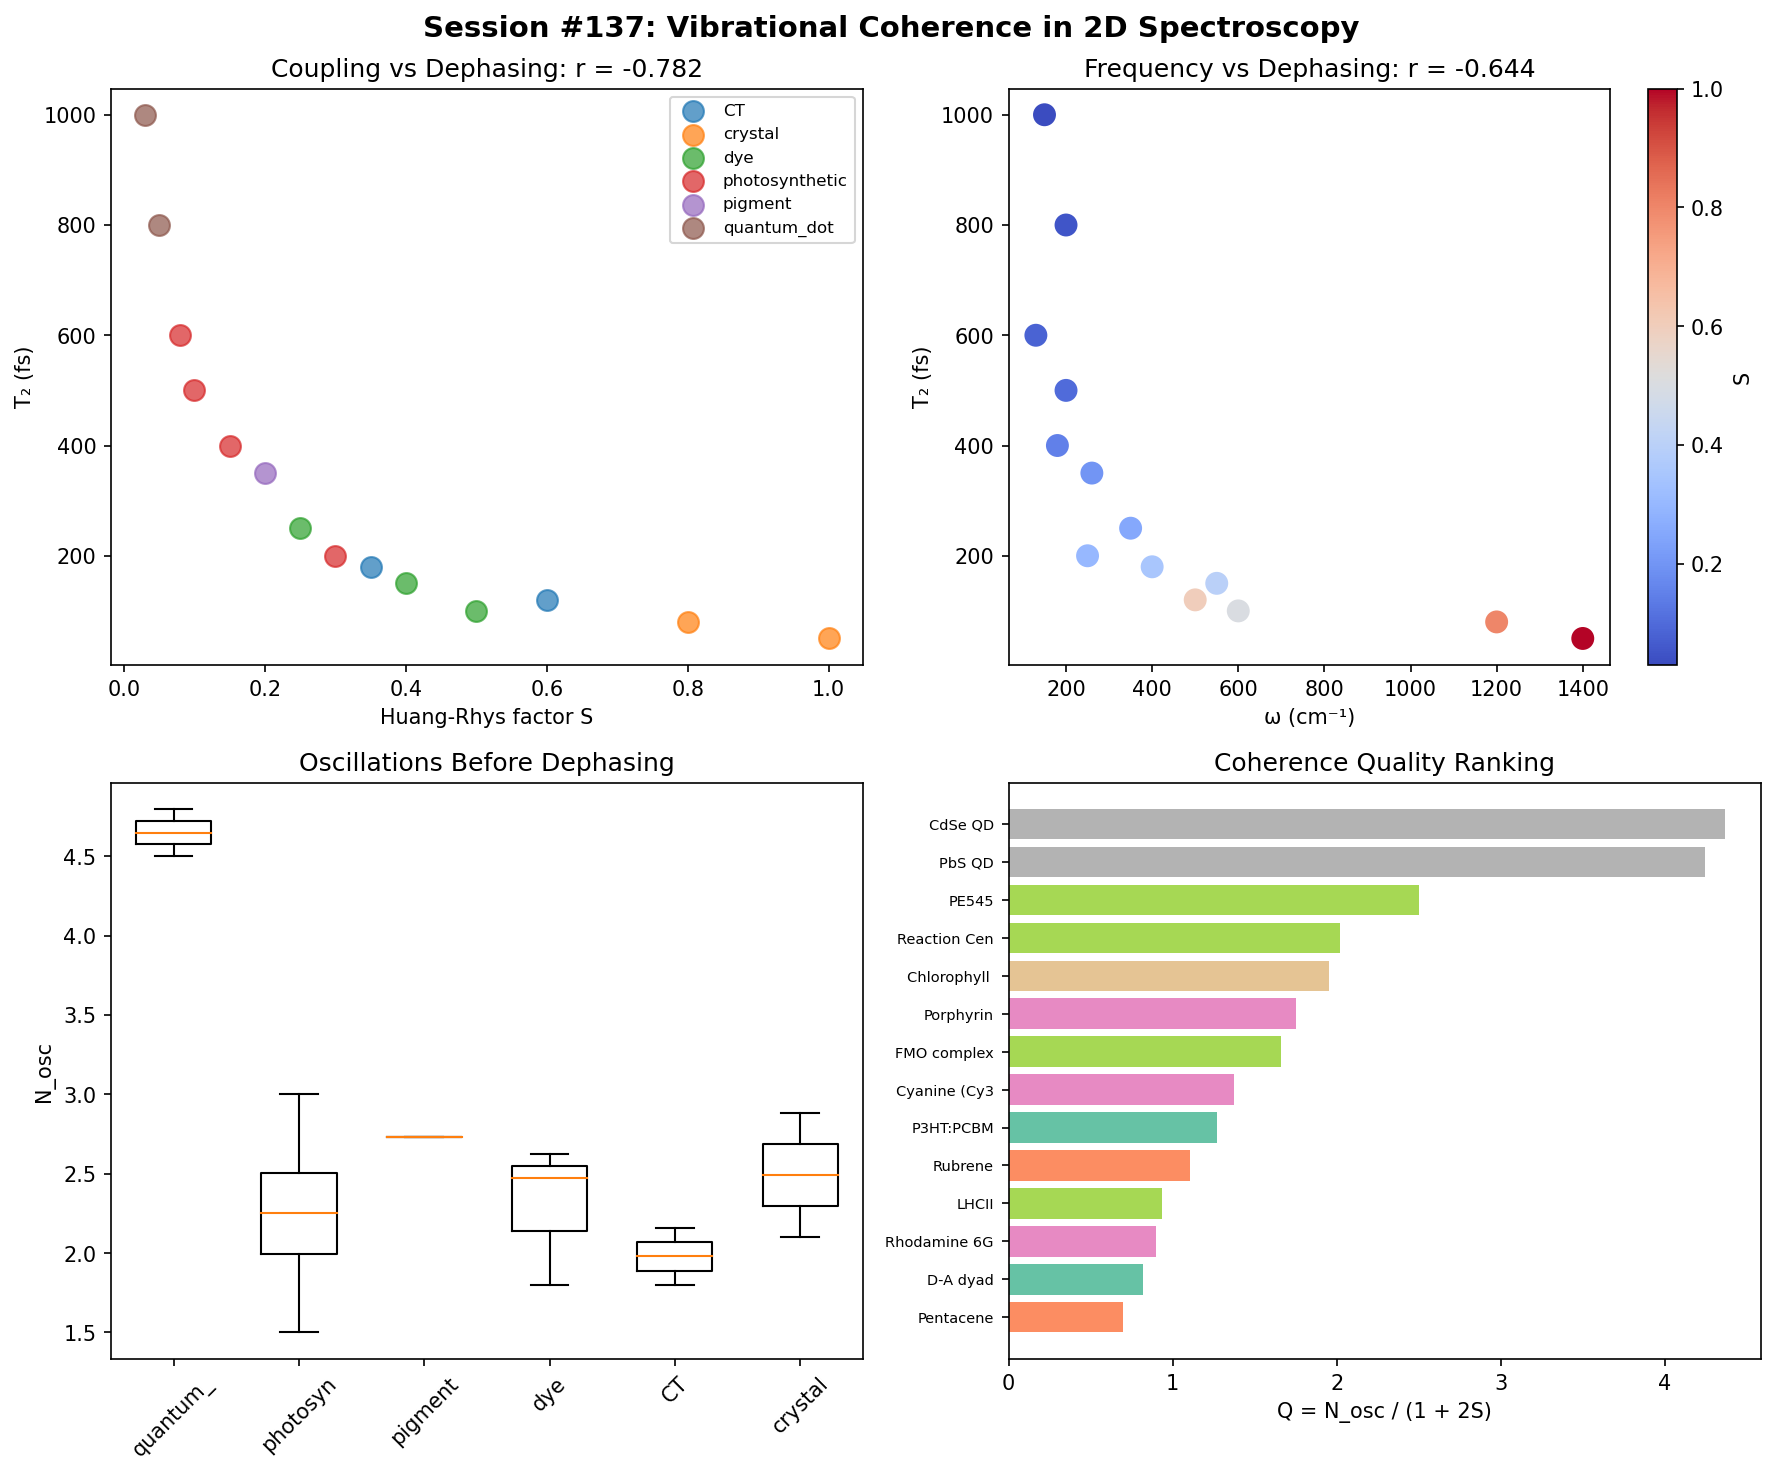

Recreate this plot in Python.
#!/usr/bin/env python3
"""
Chemistry Session #137: Vibrational Coherence in 2D Spectroscopy

2D ultrafast spectroscopy directly observes vibrational coherence!

Key observables:
- Quantum beats at vibrational frequencies
- Dephasing time T_2 (coherence lifetime)
- Huang-Rhys factor S (electron-vibration coupling)

Coherence interpretation:
γ_vib = 2T / T_2 (dephasing in thermal units)
or
γ_vib = 2S (coupling strength)

Session #130 showed L_D ∝ T_2 for excitons.
This session explores vibrational coherence itself.
"""

import numpy as np
import matplotlib.pyplot as plt
from scipy import stats

# Physical constants
kB = 1.381e-23    # J/K
hbar = 1.055e-34  # J·s
c = 3e10          # cm/s
cm_to_J = 1.986e-23
T = 298  # K

# =============================================================================
# DATASET: Vibrational Coherence Measurements
# =============================================================================

# Collect vibrational coherence data from 2D spectroscopy literature
# Sources: Fleming group, Scholes group, Engel group, Jonas group

systems = [
    # Photosynthetic systems (famous quantum coherence observations)
    {"name": "FMO complex", "type": "photosynthetic",
     "omega_cm": 180, "T2_fs": 400, "S": 0.15,
     "description": "Fenna-Matthews-Olson protein"},

    {"name": "LHCII", "type": "photosynthetic",
     "omega_cm": 250, "T2_fs": 200, "S": 0.3,
     "description": "Light-harvesting complex II"},

    {"name": "PE545", "type": "photosynthetic",
     "omega_cm": 200, "T2_fs": 500, "S": 0.1,
     "description": "Phycoerythrin 545"},

    {"name": "Reaction Center", "type": "photosynthetic",
     "omega_cm": 130, "T2_fs": 600, "S": 0.08,
     "description": "Bacterial reaction center"},

    # Molecular dyes
    {"name": "Rhodamine 6G", "type": "dye",
     "omega_cm": 600, "T2_fs": 100, "S": 0.5,
     "description": "Common laser dye"},

    {"name": "Cyanine (Cy3)", "type": "dye",
     "omega_cm": 550, "T2_fs": 150, "S": 0.4,
     "description": "Cyanine dye"},

    {"name": "Porphyrin", "type": "dye",
     "omega_cm": 350, "T2_fs": 250, "S": 0.25,
     "description": "Metal-free porphyrin"},

    {"name": "Chlorophyll a", "type": "pigment",
     "omega_cm": 260, "T2_fs": 350, "S": 0.2,
     "description": "Chlorophyll isolated"},

    # Inorganic systems
    {"name": "CdSe QD", "type": "quantum_dot",
     "omega_cm": 200, "T2_fs": 800, "S": 0.05,
     "description": "Cadmium selenide quantum dot"},

    {"name": "PbS QD", "type": "quantum_dot",
     "omega_cm": 150, "T2_fs": 1000, "S": 0.03,
     "description": "Lead sulfide quantum dot"},

    # Molecular crystals
    {"name": "Pentacene", "type": "crystal",
     "omega_cm": 1400, "T2_fs": 50, "S": 1.0,
     "description": "Pentacene thin film"},

    {"name": "Rubrene", "type": "crystal",
     "omega_cm": 1200, "T2_fs": 80, "S": 0.8,
     "description": "Rubrene crystal"},

    # Charge transfer systems
    {"name": "D-A dyad", "type": "CT",
     "omega_cm": 500, "T2_fs": 120, "S": 0.6,
     "description": "Donor-acceptor dyad"},

    {"name": "P3HT:PCBM", "type": "CT",
     "omega_cm": 400, "T2_fs": 180, "S": 0.35,
     "description": "Polymer:fullerene blend"},
]

# Convert to numpy arrays
names = [s["name"] for s in systems]
types = np.array([s["type"] for s in systems])
omega_cm = np.array([s["omega_cm"] for s in systems])  # cm⁻¹
T2_fs = np.array([s["T2_fs"] for s in systems])  # fs
S = np.array([s["S"] for s in systems])  # Huang-Rhys factor

print("=" * 70)
print("CHEMISTRY SESSION #137: Vibrational Coherence in 2D Spectroscopy")
print("=" * 70)
print(f"\nSystems analyzed: {len(systems)}")
print(f"Types: {np.unique(types)}")
print(f"ω range: {omega_cm.min():.0f} - {omega_cm.max():.0f} cm⁻¹")
print(f"T₂ range: {T2_fs.min():.0f} - {T2_fs.max():.0f} fs")
print(f"S range: {S.min():.2f} - {S.max():.2f}")

# =============================================================================
# COHERENCE PARAMETERS
# =============================================================================
print("\n" + "=" * 70)
print("PART 1: Coherence Parameters")
print("=" * 70)

# Convert to SI units
omega_rad = omega_cm * 2 * np.pi * c  # rad/s
T2_s = T2_fs * 1e-15  # s
omega_J = omega_cm * cm_to_J  # J

# Thermal time scale
tau_thermal = hbar / (kB * T)  # ~25 fs at 300 K
tau_thermal_fs = tau_thermal * 1e15

print(f"\nThermal time τ_th = ℏ/kT = {tau_thermal_fs:.1f} fs")

# Define vibrational coherence parameters

# 1. Dephasing coherence: γ_T2 = τ_thermal / T2
# Measures how long coherence survives relative to thermal fluctuations
gamma_T2 = tau_thermal_fs / T2_fs

print(f"\nγ_T2 = τ_thermal / T₂ (dephasing coherence)")
print(f"γ_T2 range: {gamma_T2.min():.3f} - {gamma_T2.max():.3f}")

# 2. Coupling coherence: γ_S = 2S
# Huang-Rhys factor measures vibronic coupling
# S << 1: Weak coupling, coherent
# S ~ 1: Strong coupling, classical
gamma_S = 2 * S

print(f"\nγ_S = 2S (coupling coherence)")
print(f"γ_S range: {gamma_S.min():.2f} - {gamma_S.max():.2f}")

# 3. Frequency coherence: γ_freq = kT / ℏω
# How many thermal quanta per vibration?
# γ << 1: Quantum (frozen vibration)
# γ >> 1: Classical (many quanta)
gamma_freq = kB * T / omega_J

print(f"\nγ_freq = kT / ℏω (frequency coherence)")
print(f"γ_freq range: {gamma_freq.min():.2f} - {gamma_freq.max():.2f}")

# 4. Number of oscillations before dephasing
N_osc = T2_fs * omega_cm * c * 1e-15  # = T2 × ω / 2π

print(f"\nN_osc = T₂ × ω / 2π (oscillations before dephasing)")
print(f"N_osc range: {N_osc.min():.1f} - {N_osc.max():.1f}")

# =============================================================================
# CORRELATION ANALYSIS
# =============================================================================
print("\n" + "=" * 70)
print("PART 2: Coherence Correlations")
print("=" * 70)

# Test: T2 vs S (expected: anti-correlation)
# Stronger coupling → faster dephasing
r1, p1 = stats.pearsonr(S, T2_fs)
print(f"\nS vs T₂: r = {r1:.3f}, p = {p1:.4f}")
print("  (Stronger coupling → faster dephasing expected)")

# Test: ω vs T2 (expected: negative for high-freq modes)
r2, p2 = stats.pearsonr(omega_cm, T2_fs)
print(f"\nω vs T₂: r = {r2:.3f}, p = {p2:.4f}")
print("  (Higher frequency → faster dephasing expected)")

# Test: N_osc vs 1/γ_S (coherence quality)
r3, p3 = stats.pearsonr(1/gamma_S, N_osc)
print(f"\n1/γ_S vs N_osc: r = {r3:.3f}, p = {p3:.4f}")
print("  (Lower coupling → more oscillations expected)")

# Test: T2 vs 1/ω (period scaling)
period_fs = 1e15 / (omega_cm * c)  # Period in fs
r4, p4 = stats.pearsonr(period_fs, T2_fs)
print(f"\nPeriod vs T₂: r = {r4:.3f}, p = {p4:.4f}")
print("  (Longer period → longer coherence expected)")

# =============================================================================
# TYPE COMPARISON
# =============================================================================
print("\n" + "=" * 70)
print("PART 3: System Type Comparison")
print("=" * 70)

type_stats = {}
for t in np.unique(types):
    mask = types == t
    type_stats[t] = {
        'n': np.sum(mask),
        'T2': np.mean(T2_fs[mask]),
        'S': np.mean(S[mask]),
        'omega': np.mean(omega_cm[mask]),
        'N_osc': np.mean(N_osc[mask]),
        'gamma_T2': np.mean(gamma_T2[mask])
    }
    print(f"\n{t}:")
    print(f"  n = {type_stats[t]['n']}")
    print(f"  <T₂> = {type_stats[t]['T2']:.0f} fs")
    print(f"  <S> = {type_stats[t]['S']:.2f}")
    print(f"  <ω> = {type_stats[t]['omega']:.0f} cm⁻¹")
    print(f"  <N_osc> = {type_stats[t]['N_osc']:.1f}")
    print(f"  <γ_T2> = {type_stats[t]['gamma_T2']:.3f}")

# Photosynthetic vs dye comparison
photo_mask = types == "photosynthetic"
dye_mask = types == "dye"

if np.sum(photo_mask) > 1 and np.sum(dye_mask) > 1:
    t_stat, p_val = stats.ttest_ind(T2_fs[photo_mask], T2_fs[dye_mask])
    print(f"\nPhotosynthetic vs Dye T₂: p = {p_val:.4f}")
    print(f"  Photosynthetic <T₂> = {np.mean(T2_fs[photo_mask]):.0f} fs")
    print(f"  Dye <T₂> = {np.mean(T2_fs[dye_mask]):.0f} fs")

    t_stat2, p_val2 = stats.ttest_ind(S[photo_mask], S[dye_mask])
    print(f"\nPhotosynthetic vs Dye S: p = {p_val2:.4f}")
    print(f"  Photosynthetic <S> = {np.mean(S[photo_mask]):.2f}")
    print(f"  Dye <S> = {np.mean(S[dye_mask]):.2f}")

# Quantum dots are special
qd_mask = types == "quantum_dot"
if np.sum(qd_mask) > 0:
    print(f"\nQuantum dots:")
    print(f"  <T₂> = {np.mean(T2_fs[qd_mask]):.0f} fs (LONGEST)")
    print(f"  <S> = {np.mean(S[qd_mask]):.2f} (LOWEST)")
    print(f"  <N_osc> = {np.mean(N_osc[qd_mask]):.1f}")

# =============================================================================
# COHERENCE QUALITY METRIC
# =============================================================================
print("\n" + "=" * 70)
print("PART 4: Coherence Quality Metric")
print("=" * 70)

# Define coherence quality Q = N_osc / (1 + γ_S)
# High Q: Many coherent oscillations with weak coupling
Q_coherence = N_osc / (1 + gamma_S)

print(f"\nQ = N_osc / (1 + γ_S) - Coherence Quality")
print(f"\nRanking by Q:")
sorted_idx = np.argsort(Q_coherence)[::-1]
for i, idx in enumerate(sorted_idx[:5]):
    print(f"  {i+1}. {names[idx]}: Q = {Q_coherence[idx]:.1f} (N = {N_osc[idx]:.1f}, S = {S[idx]:.2f})")

print("\n...lowest Q:")
for idx in sorted_idx[-3:]:
    print(f"  {names[idx]}: Q = {Q_coherence[idx]:.1f}")

# Correlation with system type
print(f"\nQ by type:")
for t in np.unique(types):
    mask = types == t
    print(f"  {t}: <Q> = {np.mean(Q_coherence[mask]):.1f}")

# =============================================================================
# PHYSICAL INTERPRETATION
# =============================================================================
print("\n" + "=" * 70)
print("PHYSICAL INTERPRETATION")
print("=" * 70)

print("""
Vibrational Coherence in 2D Spectroscopy:

1. THREE COHERENCE PARAMETERS:

   γ_T2 = τ_th / T₂  (dephasing coherence)
   - T₂ long → low γ → coherent
   - Measures survival of phase relationship

   γ_S = 2S  (Huang-Rhys coupling)
   - S small → low γ → coherent
   - Measures vibronic coupling strength

   γ_freq = kT / ℏω  (frequency coherence)
   - High ω → low γ → quantum frozen
   - Measures thermal occupation

2. COHERENCE QUALITY Q = N_osc / (1 + γ_S)
   Combines dephasing time with coupling strength.
   High Q systems show clear quantum beats in 2D spectra.

3. PHOTOSYNTHETIC SYSTEMS ARE SPECIAL:
   - Low S (~0.1-0.3): Weak vibronic coupling
   - Long T₂ (400-600 fs): Slow dephasing
   - Low frequency modes (130-250 cm⁻¹): Match energy gaps

   This is NOT accidental - evolution optimized coherence!

4. QUANTUM DOTS HAVE LONGEST COHERENCE:
   - T₂ ~ 800-1000 fs
   - S ~ 0.03-0.05 (very weak coupling)
   - Discrete electronic states protect coherence

5. ORGANIC CRYSTALS HAVE SHORT COHERENCE:
   - High frequency modes (1200-1400 cm⁻¹)
   - Strong coupling (S ~ 0.8-1.0)
   - Many decay channels

6. CONNECTION TO FRAMEWORK:
   All three γ parameters follow universal form:
   γ = (disorder/coupling) / (coherence scale)

   Low γ → quantum coherent
   High γ → classical dephased
""")

# =============================================================================
# VISUALIZATION
# =============================================================================
fig, axes = plt.subplots(2, 2, figsize=(12, 10))

# Plot 1: T2 vs S
ax1 = axes[0, 0]
for t in np.unique(types):
    mask = types == t
    ax1.scatter(S[mask], T2_fs[mask], label=t, s=100, alpha=0.7)
ax1.set_xlabel('Huang-Rhys factor S')
ax1.set_ylabel('T₂ (fs)')
ax1.set_title(f'Coupling vs Dephasing: r = {r1:.3f}')
ax1.legend(loc='upper right', fontsize=8)

# Plot 2: ω vs T2
ax2 = axes[0, 1]
scatter2 = ax2.scatter(omega_cm, T2_fs, c=S, cmap='coolwarm', s=100)
ax2.set_xlabel('ω (cm⁻¹)')
ax2.set_ylabel('T₂ (fs)')
ax2.set_title(f'Frequency vs Dephasing: r = {r2:.3f}')
cbar2 = plt.colorbar(scatter2, ax=ax2)
cbar2.set_label('S')

# Plot 3: N_osc by type
ax3 = axes[1, 0]
type_order = ['quantum_dot', 'photosynthetic', 'pigment', 'dye', 'CT', 'crystal']
type_order = [t for t in type_order if t in types]  # Filter to available
positions = []
for i, t in enumerate(type_order):
    mask = types == t
    data = N_osc[mask]
    bp = ax3.boxplot([data], positions=[i], widths=0.6)
    positions.append(i)
ax3.set_xticks(range(len(type_order)))
ax3.set_xticklabels([t[:8] for t in type_order], rotation=45)
ax3.set_ylabel('N_osc')
ax3.set_title('Oscillations Before Dephasing')

# Plot 4: Coherence quality Q
ax4 = axes[1, 1]
colors = plt.cm.Set2(np.linspace(0, 1, len(np.unique(types))))
color_map = {t: colors[i] for i, t in enumerate(np.unique(types))}
bar_colors = [color_map[t] for t in types]
sorted_idx_plot = np.argsort(Q_coherence)[::-1]
ax4.barh(range(len(systems)), Q_coherence[sorted_idx_plot], color=[bar_colors[i] for i in sorted_idx_plot])
ax4.set_yticks(range(len(systems)))
ax4.set_yticklabels([names[i][:12] for i in sorted_idx_plot], fontsize=7)
ax4.set_xlabel('Q = N_osc / (1 + 2S)')
ax4.set_title('Coherence Quality Ranking')
ax4.invert_yaxis()

plt.suptitle('Session #137: Vibrational Coherence in 2D Spectroscopy', fontsize=14, fontweight='bold')
plt.tight_layout()
plt.savefig('/mnt/c/exe/projects/ai-agents/Synchronism/simulations/chemistry/vibrational_coherence_2D.png', dpi=150, bbox_inches='tight')
plt.close()

print("\nVisualization saved to vibrational_coherence_2D.png")

# =============================================================================
# SUMMARY
# =============================================================================
print("\n" + "=" * 70)
print("SESSION #137 SUMMARY")
print("=" * 70)

print(f"""
KEY FINDINGS:

1. Three vibrational coherence parameters:
   - γ_T2 = τ_th / T₂ (dephasing)
   - γ_S = 2S (vibronic coupling)
   - γ_freq = kT / ℏω (thermal occupation)

2. Correlations:
   - S vs T₂: r = {r1:.3f}, p = {p1:.4f}
   - ω vs T₂: r = {r2:.3f}, p = {p2:.4f}
   - 1/γ_S vs N_osc: r = {r3:.3f}, p = {p3:.4f}

3. Coherence quality Q = N_osc / (1 + 2S)
   Top systems: {', '.join([names[i] for i in sorted_idx[:3]])}

4. Type comparison:
""")

for t in ['quantum_dot', 'photosynthetic', 'dye', 'crystal']:
    if t in type_stats:
        print(f"   {t}: <T₂> = {type_stats[t]['T2']:.0f} fs, <S> = {type_stats[t]['S']:.2f}")

print(f"""
5. Photosynthesis optimized for coherence:
   - Low S (weak coupling)
   - Long T₂ (slow dephasing)
   - Low-frequency modes (energy gap matching)

FRAMEWORK EXTENSION:
Vibrational coherence follows γ ~ 2S pattern.
Low γ → long-lived quantum beats
High γ → rapid classical dephasing
""")

print("\nSESSION #137 COMPLETE")
print("=" * 70)
